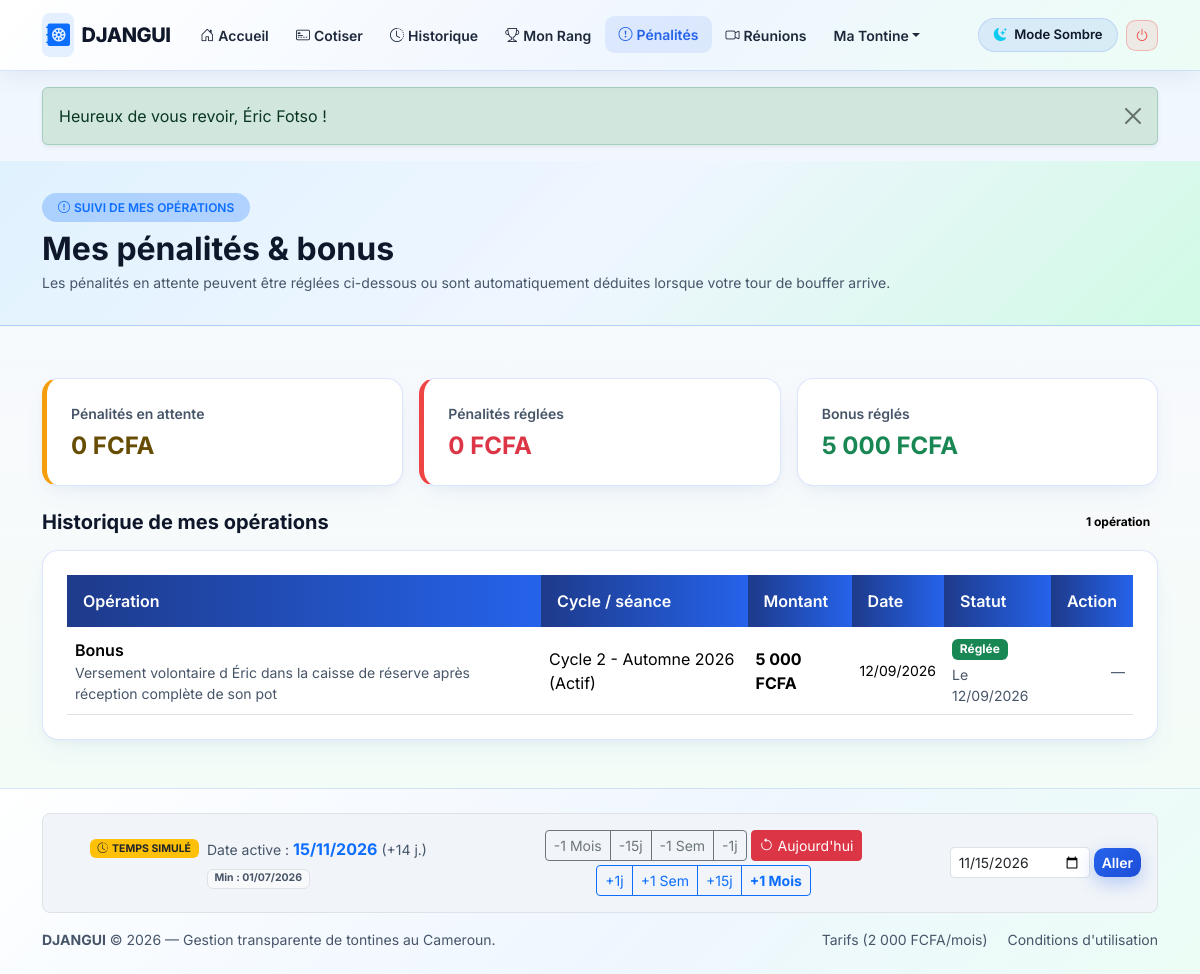
The app's page /member/penalties.php (signed in) with its own data.
### tables this page shows
CREATE TABLE penalties (
    id INT UNSIGNED AUTO_INCREMENT PRIMARY KEY,
    cycle_member_id INT UNSIGNED NOT NULL,
    contribution_id INT UNSIGNED DEFAULT NULL COMMENT 'Cotisation en retard liee a cette penalite (si applicable)',
    type_operation ENUM('penalite', 'bonus') NOT NULL,
    montant DECIMAL(12,2) NOT NULL,
    motif VARCHAR(255) NOT NULL,
    statut ENUM('en_attente', 'regle', 'annule') NOT NULL DEFAULT 'en_attente',
    date_operation DATETIME NOT NULL DEFAULT CURRENT_TIMESTAMP,
    date_reglement DATETIME DEFAULT NULL,
    auteur_id INT UNSIGNED NOT NULL,

    CONSTRAINT chk_penalties_montant CHECK (montant > 0),
    CONSTRAINT fk_penalties_cycle_member FOREIGN KEY (cycle_member_id) REFERENCES cycle_members(id) ON DELETE CASCADE ON UPDATE CASCADE,
    CONSTRAINT fk_penalties_contrib FOREIGN KEY (contribution_id) REFERENCES contributions(id) ON DELETE SET NULL ON UPDATE CASCADE,
    CONSTRAINT fk_penalties_auteur FOREIGN KEY (auteur_id) REFERENCES users(id) ON DELETE RESTRICT ON UPDATE CASCADE,
    INDEX idx_penalties_membre_statut (cycle_member_id, statut)
);

CREATE TABLE cycles (
    id INT UNSIGNED AUTO_INCREMENT PRIMARY KEY,
    tontine_id INT UNSIGNED NOT NULL,
    numero_cycle INT UNSIGNED NOT NULL,
    titre VARCHAR(100) NOT NULL,
    montant_cotisation DECIMAL(12,2) NOT NULL,
    frequence ENUM('hebdo', 'bimensuel', 'mensuel') NOT NULL DEFAULT 'mensuel',
    montant_penalite_retard DECIMAL(12,2) NOT NULL DEFAULT 0.00,
    date_debut DATE NOT NULL,
    date_fin DATE DEFAULT NULL,
    statut ENUM('brouillon', 'actif', 'termine', 'annule') NOT NULL DEFAULT 'brouillon',
    date_tirage DATETIME DEFAULT NULL,
    tirage_verrouille TINYINT(1) NOT NULL DEFAULT 0,
    auteur_tirage_id INT UNSIGNED DEFAULT NULL,
    created_at DATETIME NOT NULL DEFAULT CURRENT_TIMESTAMP,

    CONSTRAINT uq_cycles_tontine_numero UNIQUE (tontine_id, numero_cycle),
    CONSTRAINT chk_cycles_montant CHECK (montant_cotisation > 0),
    CONSTRAINT chk_cycles_penalite CHECK (montant_penalite_retard >= 0),
    CONSTRAINT fk_cycles_tontine FOREIGN KEY (tontine_id) REFERENCES tontines(id) ON DELETE CASCADE ON UPDATE CASCADE,
    CONSTRAINT fk_cycles_auteur_tirage FOREIGN KEY (auteur_tirage_id) REFERENCES users(id) ON DELETE SET NULL ON UPDATE CASCADE,
    INDEX idx_cycles_tontine_statut (tontine_id, statut)
);

### includes/functions.php (called while the page is built, shortened)
<?php
function e($texte) {
    return htmlspecialchars((string)$texte, ENT_QUOTES, 'UTF-8');
}
function format_fcfa($montant) {
    return number_format((float)$montant, 0, ',', ' ') . ' FCFA';
}

### member/penalties.php (the view, shortened to what this page needs)
<?php
require_once __DIR__ . '/../includes/functions.php';
$user_id    = (int)$_SESSION['user_id'];
$tontine_id = (int)($_SESSION['tontine_id'] ?? 0);
$stmtStats = $pdo->prepare("
    SELECT
        COALESCE(SUM(CASE WHEN p.type_operation = 'penalite' AND p.statut = 'en_attente' THEN p.montant ELSE 0 END), 0) AS penalites_en_attente,
        COALESCE(SUM(CASE WHEN p.type_operation = 'penalite' AND p.statut = 'regle' THEN p.montant ELSE 0 END), 0) AS penalites_reglees,
        COALESCE(SUM(CASE WHEN p.type_operation = 'bonus' AND p.statut = 'regle' THEN p.montant ELSE 0 END), 0) AS bonus_regles
    FROM penalties p
    JOIN cycle_members cm ON cm.id = p.cycle_member_id
    JOIN cycles c ON c.id = cm.cycle_id
    WHERE cm.user_id = ?
      AND c.tontine_id = ?
      AND p.statut != 'annule'
");
$stmtStats->execute([$user_id, $tontine_id]);
$stats = $stmtStats->fetch();
$stmtPenalites = $pdo->prepare("
    SELECT p.id, p.type_operation, p.montant, p.motif, p.statut,
           p.date_operation, p.date_reglement,
           c.titre AS titre_cycle, c.numero_cycle,
           co.numero_seance
    FROM penalties p
    JOIN cycle_members cm ON cm.id = p.cycle_member_id
    JOIN cycles c ON c.id = cm.cycle_id
    LEFT JOIN contributions co ON co.id = p.contribution_id
    WHERE cm.user_id = ?
      AND c.tontine_id = ?
      AND p.statut != 'annule'
    ORDER BY (p.statut = 'en_attente') DESC, p.date_operation DESC, p.id DESC
");
$stmtPenalites->execute([$user_id, $tontine_id]);
$penalites = $stmtPenalites->fetchAll();
$libelles_type = [
    'penalite' => 'Pénalité de retard',
    'bonus'    => 'Bonus',
];
$libelles_statut = [
    'en_attente' => 'En attente de règlement',
    'regle'      => 'Réglée',
];
$classes_statut = [
    'en_attente' => 'text-bg-warning',
    'regle'      => 'text-bg-success',
];
require_once __DIR__ . '/../includes/header.php';
require_once __DIR__ . '/../includes/navbar.php';
?>
<div class="page-header-dark">
    <div class="container">
        <span class="badge bg-primary bg-opacity-25 text-primary px-3 py-2 rounded-pill fw-semibold mb-2">
            <i class="bi bi-exclamation-circle me-1"></i>SUIVI DE MES OPÉRATIONS
        </span>
        <h1 class="fw-bold h2 mb-1">Mes pénalités & bonus</h1>
        <p class="text-muted small mb-0">
            Les pénalités en attente peuvent être réglées ci-dessous ou sont automatiquement déduites lorsque votre tour de bouffer arrive.
        </p>
    </div>
</div>
<main class="container pb-5">
    <div class="row g-3 mt-1 mb-4">
        <div class="col-sm-6 col-lg-4">
            <div class="card card-djangui h-100 p-4 border-left-warning">
                <span class="text-muted small fw-semibold">Pénalités en attente</span>
                <h2 class="h4 fw-bold text-warning-emphasis mt-2 mb-0"><?= format_fcfa($stats['penalites_en_attente'] ?? 0) ?></h2>
            </div>
        </div>
        <div class="col-sm-6 col-lg-4">
            <div class="card card-djangui h-100 p-4 border-left-danger">
                <span class="text-muted small fw-semibold">Pénalités réglées</span>
                <h2 class="h4 fw-bold text-danger mt-2 mb-0"><?= format_fcfa($stats['penalites_reglees'] ?? 0) ?></h2>
            </div>
        </div>
        <div class="col-sm-6 col-lg-4">
            <div class="card card-djangui h-100 p-4 border-left-success">
                <span class="text-muted small fw-semibold">Bonus réglés</span>
                <h2 class="h4 fw-bold text-success mt-2 mb-0"><?= format_fcfa($stats['bonus_regles'] ?? 0) ?></h2>
            </div>
        </div>
    </div>
    <section aria-labelledby="mes-penalites-title">
        <div class="d-flex justify-content-between align-items-center mb-3">
            <h2 id="mes-penalites-title" class="h5 fw-bold mb-0">Historique de mes opérations</h2>
            <span class="badge rounded-pill text-bg-light"><?= count($penalites) ?> opération<?= count($penalites) > 1 ? 's' : '' ?></span>
        </div>
        <?php if (empty($penalites)): ?>
            <div class="card card-djangui p-4 text-center text-muted">
                <i class="bi bi-check-circle fs-2 mb-2"></i>
                Aucune pénalité ni aucun bonus à afficher.
            </div>
        <?php else: ?>
            <div class="card card-djangui p-3 p-md-4">
                <div class="table-responsive">
                    <table class="table table-djangui align-middle mb-0">
                        <thead>
                            <tr>
                                <th>Opération</th>
                                <th>Cycle / séance</th>
                                <th>Montant</th>
                                <th>Date</th>
                                <th>Statut</th>
                                <th class="text-end">Action</th>
                            </tr>
                        </thead>
                        <tbody>
                            <?php foreach ($penalites as $penalite): ?>
                                <tr>
                                    <td>
                                        <div class="fw-semibold"><?= e($libelles_type[$penalite['type_operation']] ?? $penalite['type_operation']) ?></div>
                                        <div class="small text-muted"><?= e($penalite['motif']) ?></div>
                                    </td>
                                    <td>
                                        <div><?= e($penalite['titre_cycle']) ?></div>
                                    </td>
                                    <td class="fw-bold"><?= format_fcfa($penalite['montant']) ?></td>
                                    <td class="small"><?= date('d/m/Y', strtotime($penalite['date_operation'])) ?></td>
                                    <td>
                                        <span class="badge <?= e($classes_statut[$penalite['statut']] ?? 'text-bg-secondary') ?>">
                                            <?= e($libelles_statut[$penalite['statut']] ?? $penalite['statut']) ?>
                                        </span>
                                        <?php if ($penalite['statut'] === 'regle' && !empty($penalite['date_reglement'])): ?>
                                            <div class="small text-muted mt-1">Le <?= date('d/m/Y', strtotime($penalite['date_reglement'])) ?></div>
                                        <?php endif; ?>
                                    </td>
                                    <td class="text-end">
                                        <?php if ($penalite['statut'] === 'en_attente' && $penalite['type_operation'] === 'penalite'): ?>
                                            <form method="POST" action="penalties.php" class="d-inline">
                                                <?= champ_csrf() ?>
                                                <input type="hidden" name="action" value="regler_ma_penalite">
                                                <input type="hidden" name="penalty_id" value="<?= (int)$penalite['id'] ?>">
                                                <button type="submit" class="btn btn-sm btn-glow-emerald">
                                                    <i class="bi bi-wallet2 me-1"></i>Régler
                                                </button>
                                            </form>
                                        <?php else: ?>
                                            <span class="text-muted small">—</span>
                                        <?php endif; ?>
                                    </td>
                                </tr>
                            <?php endforeach; ?>
                        </tbody>
                    </table>
                </div>
            </div>
        <?php endif; ?>
    </section>
</main>
<?php require_once __DIR__ . '/../includes/footer.php'; ?>

### assets/css/style.css (style rules this page uses)
:root, [data-theme="light"] { --dj-bg-body: #f4f8fb; --dj-bg-body-gradient: linear-gradient(180deg, #eef6ff 0%, #f8fafc 45%, #f0fdf4 100%); --dj-bg-card: #fff; --dj-bg-section-alt: linear-gradient(135deg, #ffffff 0%, #f0f7ff 60%, #ecfdf5 100%); --dj-bg-box: #f1f5f9; --dj-text-main: #0f172a; --dj-text-muted: #475569; --dj-border-color: rgba(37, 99, 235, 0.16); --dj-navbar-bg: linear-gradient(135deg, rgba(255, 255, 255, 0.96) 0%, rgba(239, 246, 255, 0.96) 55%, rgba(236, 253, 245, 0.96) 100%); --dj-navbar-border: rgba(37, 99, 235, 0.18); --dj-navbar-shadow: 0 6px 24px rgba(15, 23, 42, 0.06); --dj-nav-link: #1e293b; --dj-nav-link-hover-bg: rgba(37, 99, 235, 0.10); --dj-nav-link-active: #2563eb; --dj-brand-text: #0f172a; --dj-hero-overlay: linear-gradient(125deg, rgba(255, 255, 255, 0.93) 0%, rgba(224, 242, 254, 0.88) 52%, rgba(209, 250, 229, 0.84) 100%); --dj-hero-title: #0f172a; --dj-hero-subtitle: #1e293b; --dj-hero-shadow: 0 2px 10px rgba(255, 255, 255, 0.8); --dj-hero-badge-bg: rgba(37, 99, 235, 0.10); --dj-hero-badge-border: rgba(37, 99, 235, 0.30); --dj-hero-invite-bg: rgba(255, 255, 255, 0.88); --dj-hero-invite-border: rgba(37, 99, 235, 0.25); --dj-phone-frame: linear-gradient(145deg, #ffffff 0%, #e2e8f0 100%); --dj-phone-border: #cbd5e1; --dj-phone-screen: #f8fafc; --dj-phone-tx-bg: #ffffff; --dj-phone-pot-bg: linear-gradient(135deg, #2563eb 0%, #0284c7 60%, #059669 100%); --dj-accent-card-bg: linear-gradient(135deg, #e0f2fe 0%, #eff6ff 50%, #d1fae5 100%); --dj-accent-card-border: rgba(37, 99, 235, 0.28); --dj-accent-card-text: #0f172a; --dj-accent-subbox-bg: rgba(255, 255, 255, 0.85); --dj-card-shadow: 0 10px 28px -6px rgba(37, 99, 235, 0.08), 0 4px 12px -3px rgba(15, 23, 42, 0.04); --dj-hover-shadow: 0 20px 38px -8px rgba(37, 99, 235, 0.22); --dj-table-head-bg: linear-gradient(90deg, #1e3a8a 0%, #2563eb 100%); --dj-table-head-text: #ffffff; --dj-blue: #2563eb; --dj-emerald: #059669; }
body { background: var(--dj-bg-body-gradient); background-color: var(--dj-bg-body); color: var(--dj-text-main); font-family: 'Inter', system-ui, -apple-system, sans-serif; min-height: 100vh; display: flex; flex-direction: column; transition: background 0.3s ease, color 0.25s ease; overflow-x: hidden; }
.text-muted { color: var(--dj-text-muted) !important; }
.card-djangui { background-color: var(--dj-bg-card); color: var(--dj-text-main); border: 1px solid var(--dj-border-color); border-radius: 1rem; box-shadow: var(--dj-card-shadow); transition: transform 0.28s ease, box-shadow 0.28s ease, border-color 0.28s ease, background-color 0.25s ease; }
.border-left-warning { border-left: 5px solid #f59e0b !important; }
.border-left-danger { border-left: 5px solid #ef4444 !important; }
.page-header-dark { background: var(--dj-accent-card-bg); color: var(--dj-accent-card-text); padding: 2rem 0; margin-bottom: 2rem; border-bottom: 1px solid var(--dj-accent-card-border); }
.table-djangui thead th { background: var(--dj-table-head-bg); color: var(--dj-table-head-text); font-weight: 600; border: none; padding: 0.9rem 1rem; }

### records on screen
penalties: type_operation "Bonus", motif "Versement volontaire d Éric dans la caisse de réserve après réception complète de son pot", cycles.titre "Cycle 2 - Automne 2026 (Actif)", montant "5 000 FCFA", date_operation "12/09/2026", statut "Réglée", date_reglement "12/09/2026"

### other values on screen
$_SESSION['flash_texte'] "Heureux de vous revoir, Éric Fotso !"
format_fcfa($stats['penalites_en_attente'] ?? 0) "0 FCFA"
format_fcfa($stats['penalites_reglees'] ?? 0) "0 FCFA"
format_fcfa($stats['bonus_regles'] ?? 0) "5 000 FCFA"
count($penalites) "1"
$date_sim_str "15/11/2026"
$jours_ecart "14"
$date_min_str "01/07/2026"
date_actuelle('Y') "2026"
